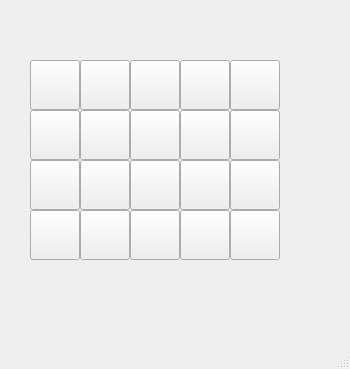
<?xml version="1.0" encoding="UTF-8"?>
<ui version="4.0">
 <class>MainWindow</class>
 <widget class="QMainWindow" name="MainWindow">
  <property name="geometry">
   <rect>
    <x>0</x>
    <y>0</y>
    <width>350</width>
    <height>369</height>
   </rect>
  </property>
  <property name="windowTitle">
   <string>MainWindow</string>
  </property>
  <widget class="QWidget" name="centralwidget">
   <widget class="QPushButton" name="pushButton_1">
    <property name="geometry">
     <rect>
      <x>30</x>
      <y>60</y>
      <width>50</width>
      <height>50</height>
     </rect>
    </property>
    <property name="text">
     <string/>
    </property>
   </widget>
   <widget class="QPushButton" name="pushButton_2">
    <property name="geometry">
     <rect>
      <x>80</x>
      <y>60</y>
      <width>50</width>
      <height>50</height>
     </rect>
    </property>
    <property name="text">
     <string/>
    </property>
   </widget>
   <widget class="QPushButton" name="pushButton_3">
    <property name="geometry">
     <rect>
      <x>130</x>
      <y>60</y>
      <width>50</width>
      <height>50</height>
     </rect>
    </property>
    <property name="text">
     <string/>
    </property>
   </widget>
   <widget class="QPushButton" name="pushButton_4">
    <property name="geometry">
     <rect>
      <x>180</x>
      <y>60</y>
      <width>50</width>
      <height>50</height>
     </rect>
    </property>
    <property name="text">
     <string/>
    </property>
   </widget>
   <widget class="QPushButton" name="pushButton_5">
    <property name="geometry">
     <rect>
      <x>230</x>
      <y>60</y>
      <width>50</width>
      <height>50</height>
     </rect>
    </property>
    <property name="text">
     <string/>
    </property>
   </widget>
   <widget class="QPushButton" name="pushButton_6">
    <property name="geometry">
     <rect>
      <x>230</x>
      <y>110</y>
      <width>50</width>
      <height>50</height>
     </rect>
    </property>
    <property name="text">
     <string/>
    </property>
   </widget>
   <widget class="QPushButton" name="pushButton_7">
    <property name="geometry">
     <rect>
      <x>180</x>
      <y>110</y>
      <width>50</width>
      <height>50</height>
     </rect>
    </property>
    <property name="text">
     <string/>
    </property>
   </widget>
   <widget class="QPushButton" name="pushButton_8">
    <property name="geometry">
     <rect>
      <x>80</x>
      <y>110</y>
      <width>50</width>
      <height>50</height>
     </rect>
    </property>
    <property name="text">
     <string/>
    </property>
   </widget>
   <widget class="QPushButton" name="pushButton_9">
    <property name="geometry">
     <rect>
      <x>130</x>
      <y>110</y>
      <width>50</width>
      <height>50</height>
     </rect>
    </property>
    <property name="text">
     <string/>
    </property>
   </widget>
   <widget class="QPushButton" name="pushButton_10">
    <property name="geometry">
     <rect>
      <x>30</x>
      <y>110</y>
      <width>50</width>
      <height>50</height>
     </rect>
    </property>
    <property name="text">
     <string/>
    </property>
   </widget>
   <widget class="QPushButton" name="pushButton_11">
    <property name="geometry">
     <rect>
      <x>30</x>
      <y>210</y>
      <width>50</width>
      <height>50</height>
     </rect>
    </property>
    <property name="text">
     <string/>
    </property>
   </widget>
   <widget class="QPushButton" name="pushButton_12">
    <property name="geometry">
     <rect>
      <x>230</x>
      <y>210</y>
      <width>50</width>
      <height>50</height>
     </rect>
    </property>
    <property name="text">
     <string/>
    </property>
   </widget>
   <widget class="QPushButton" name="pushButton_13">
    <property name="geometry">
     <rect>
      <x>180</x>
      <y>160</y>
      <width>50</width>
      <height>50</height>
     </rect>
    </property>
    <property name="text">
     <string/>
    </property>
   </widget>
   <widget class="QPushButton" name="pushButton_14">
    <property name="geometry">
     <rect>
      <x>80</x>
      <y>160</y>
      <width>50</width>
      <height>50</height>
     </rect>
    </property>
    <property name="text">
     <string/>
    </property>
   </widget>
   <widget class="QPushButton" name="pushButton_15">
    <property name="geometry">
     <rect>
      <x>130</x>
      <y>160</y>
      <width>50</width>
      <height>50</height>
     </rect>
    </property>
    <property name="text">
     <string/>
    </property>
   </widget>
   <widget class="QPushButton" name="pushButton_16">
    <property name="geometry">
     <rect>
      <x>30</x>
      <y>160</y>
      <width>50</width>
      <height>50</height>
     </rect>
    </property>
    <property name="text">
     <string/>
    </property>
   </widget>
   <widget class="QPushButton" name="pushButton_17">
    <property name="geometry">
     <rect>
      <x>80</x>
      <y>210</y>
      <width>50</width>
      <height>50</height>
     </rect>
    </property>
    <property name="text">
     <string/>
    </property>
   </widget>
   <widget class="QPushButton" name="pushButton_18">
    <property name="geometry">
     <rect>
      <x>180</x>
      <y>210</y>
      <width>50</width>
      <height>50</height>
     </rect>
    </property>
    <property name="text">
     <string/>
    </property>
   </widget>
   <widget class="QPushButton" name="pushButton_19">
    <property name="geometry">
     <rect>
      <x>230</x>
      <y>160</y>
      <width>50</width>
      <height>50</height>
     </rect>
    </property>
    <property name="text">
     <string/>
    </property>
   </widget>
   <widget class="QPushButton" name="pushButton_20">
    <property name="geometry">
     <rect>
      <x>130</x>
      <y>210</y>
      <width>50</width>
      <height>50</height>
     </rect>
    </property>
    <property name="text">
     <string/>
    </property>
   </widget>
  </widget>
  <widget class="QMenuBar" name="menubar">
   <property name="geometry">
    <rect>
     <x>0</x>
     <y>0</y>
     <width>350</width>
     <height>26</height>
    </rect>
   </property>
  </widget>
  <widget class="QStatusBar" name="statusbar"/>
 </widget>
 <resources/>
 <connections/>
</ui>
